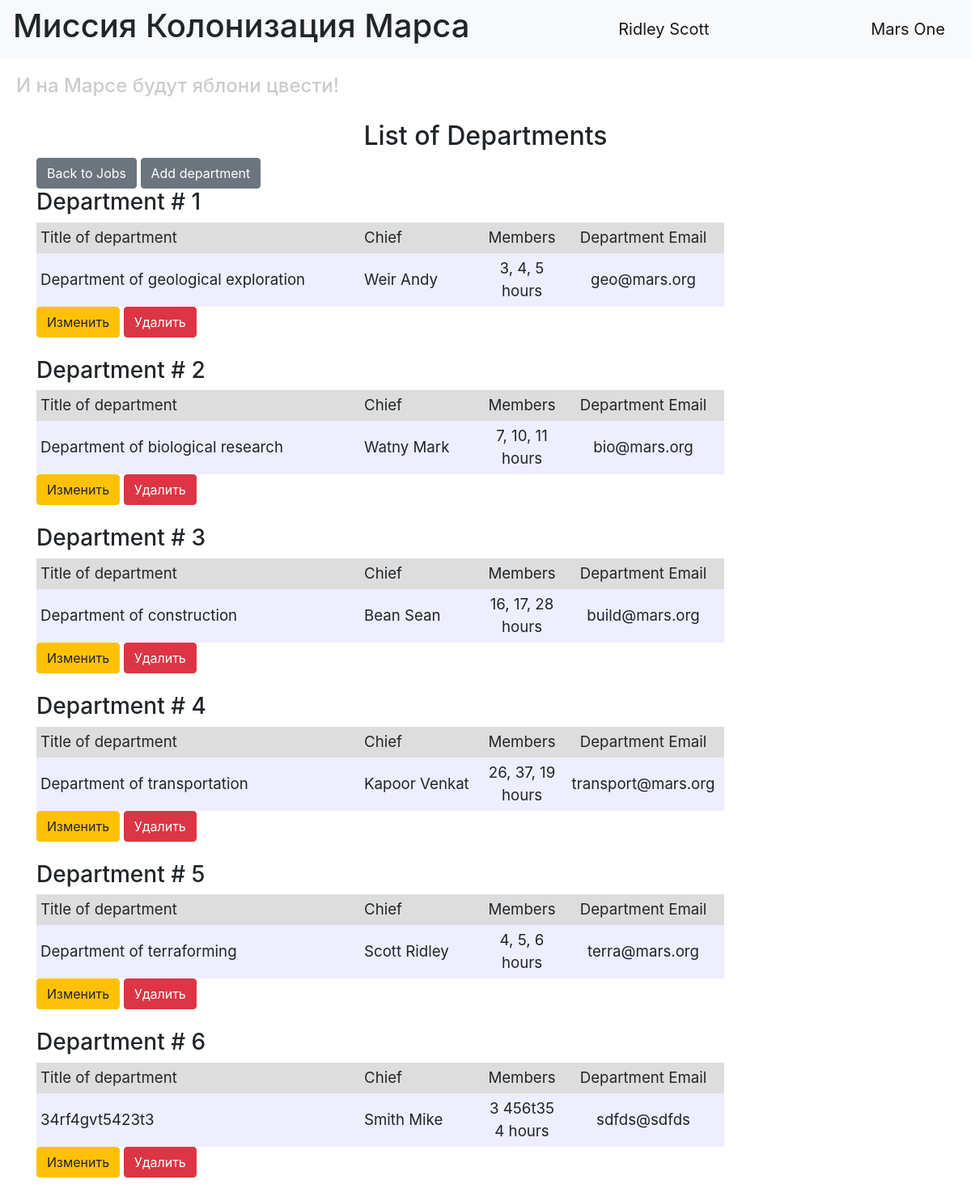
The page /departments (signed in) on the database its author committed.
### data/users.py (models this page shows, shortened)
class User(SqlAlchemyBase, UserMixin):
    __tablename__ = 'users'
    id = sqlalchemy.Column(sqlalchemy.Integer, primary_key=True, autoincrement=True)
    surname = sqlalchemy.Column(sqlalchemy.String, nullable=True)
    name = sqlalchemy.Column(sqlalchemy.String, nullable=True)
    age = sqlalchemy.Column(sqlalchemy.Integer, nullable=True)
    position = sqlalchemy.Column(sqlalchemy.String, nullable=True)
    speciality = sqlalchemy.Column(sqlalchemy.String, nullable=True)
    address = sqlalchemy.Column(sqlalchemy.String, nullable=True)
    email = sqlalchemy.Column(sqlalchemy.String, index=True, unique=True, nullable=True)
    hashed_password = sqlalchemy.Column(sqlalchemy.String, nullable=True)
    modifed_date = sqlalchemy.Column(sqlalchemy.DateTime, default=datetime.datetime.now)
    jobs = orm.relation("Jobs", back_populates='user')
    departments = orm.relation("Department", back_populates='user')

### data/departments.py (models this page shows, shortened)
class Department(SqlAlchemyBase, UserMixin):
    __tablename__ = 'departments'
    id = sqlalchemy.Column(sqlalchemy.Integer, primary_key=True, autoincrement=True)
    title = sqlalchemy.Column(sqlalchemy.String, nullable=True)
    chief = sqlalchemy.Column(sqlalchemy.Integer, sqlalchemy.ForeignKey("users.id"))
    members = sqlalchemy.Column(sqlalchemy.String, nullable=True)
    email = sqlalchemy.Column(sqlalchemy.String, index=True, unique=True, nullable=True)
    user = orm.relation('User')

### main_add_job.py (the view)
@app.route('/departments')
@login_required
def departments():
    db_sess = db_session.create_session()
    departments = db_sess.query(Department).all()
    users = db_sess.query(User).all()
    names = {name.id: (name.surname, name.name) for name in users}
    return render_template('departments.html', departments=departments, names=names, title='List of Departments')

### data/db_session.py (called while the page is built)
def create_session() -> Session:
    global __factory
    return __factory()

### main_add_job.py (called while the page is built)
@login_manager.user_loader
def load_user(user_id):
    db_sess = db_session.create_session()
    return db_sess.query(User).get(user_id)

### templates/departments.html (shortened to what this page needs)
{% extends "base.html" %}
{% block content %}
<h2 align="center">List of Departments</h2>
<a href="/" class="btn btn-secondary">
            Back to Jobs
        </a>
<a href="/add_department" class="btn btn-secondary">
            Add department
        </a>
{% for department in departments %}
<h3>Department # {{ department.id }}</h3>
<div class="table_container">
    <table class="my_table">
        <tr class="my_row">
            <td class="title" width="400px" bgcolor="#dddddd">Title of department</td>
            <td class="title" width="150px" bgcolor="#dddddd">Chief</td>
            <td class="title" width="100px" bgcolor="#dddddd" align="center">Members</td>
            <td class="title" width="200px" bgcolor="#dddddd" align="center">Department Email</td>
        </tr>
        <tr class="my_row">
            <td class="ordinary" bgcolor="#eeeeff">{{ department.title.capitalize() }}</td>
            <td class="ordinary" bgcolor="#eeeeff">{{ names[department.chief][0] }} {{ names[department.chief][1] }}</td>
            <td class="ordinary" bgcolor="#eeeeff" align="center">{{ department.members }} hours</td>
            <td class="ordinary" bgcolor="#eeeeff" align="center">{{ department.email }}</td>
        </tr>
    </table>
    {% if current_user.is_authenticated and (current_user == department.user or current_user.id == 1) %}
    <div>
        <a href="/update_department/{{department.id}}" class="btn btn-warning">
            Изменить
        </a>
        <a href="/departments_delete/{{department.id}}" class="btn btn-danger">
            Удалить
        </a>
    </div>
{% endif %}
</div>
<br>
{% endfor %}
{% endblock %}

### templates/base.html (shortened to what this page needs)
<!DOCTYPE html>
<html lang="en">
<head>
    <link rel="stylesheet" href="https://stackpath.bootstrapcdn.com/bootstrap/4.4.1/css/bootstrap.min.css"
>
    <link rel="stylesheet" type="text/css" href="../static/css/style.css"/>
</head>
<body>
<header>
    <nav class="navbar navbar-light bg-light">
        <h1>Миссия Колонизация Марса</h1>
        {% if current_user.is_authenticated %}
        <a class="navbar-brand" href="/logout">{{ current_user.name }} {{ current_user.surname }}</a>
        {% else %}
        <p>
            <a class="btn btn-primary " href="/register">Register</a>
            <a class="btn btn-success" href="/login">Log in</a>
        </p>
        {% endif %}
        <a class="navbar-brand" href="#">Mars One</a>
    </nav>
    <h4>И на Марсе будут яблони цвести!</h4>
</header>
<main role="main" class="container">
    {% block content %}{% endblock %}
</main>
</body>
</html>

### static/css/style.css (style rules this page uses)
td.title { background-color: "#dddddd"; align: "center"; font-size: 14pt; padding: 5px; }
td.ordinary { background-color: "#eeeeff"; align: "center"; font-size: 14pt; padding: 5px; }
h4 { color: #cccccc; padding: 20px; }

### rows shown on the page
User: name "Ridley", surname "Scott"
Department: id "1", title "Department of geological exploration", chief.surname "Weir", chief.name "Andy", members "3, 4, 5", email "geo@mars.org"
Department: id "2", title "Department of biological research", chief.surname "Watny", chief.name "Mark", members "7, 10, 11", email "bio@mars.org"
Department: id "3", title "Department of construction", chief.surname "Bean", chief.name "Sean", members "16, 17, 28", email "build@mars.org"
Department: id "4", title "Department of transportation", chief.surname "Kapoor", chief.name "Venkat", members "26, 37, 19", email "transport@mars.org"
Department: id "5", title "Department of terraforming", chief.surname "Scott", chief.name "Ridley", members "4, 5, 6", email "terra@mars.org"
Department: id "6", title "34rf4gvt5423t3", chief.surname "Smith", chief.name "Mike", members "3 456t35 4", email "sdfds@sdfds"
